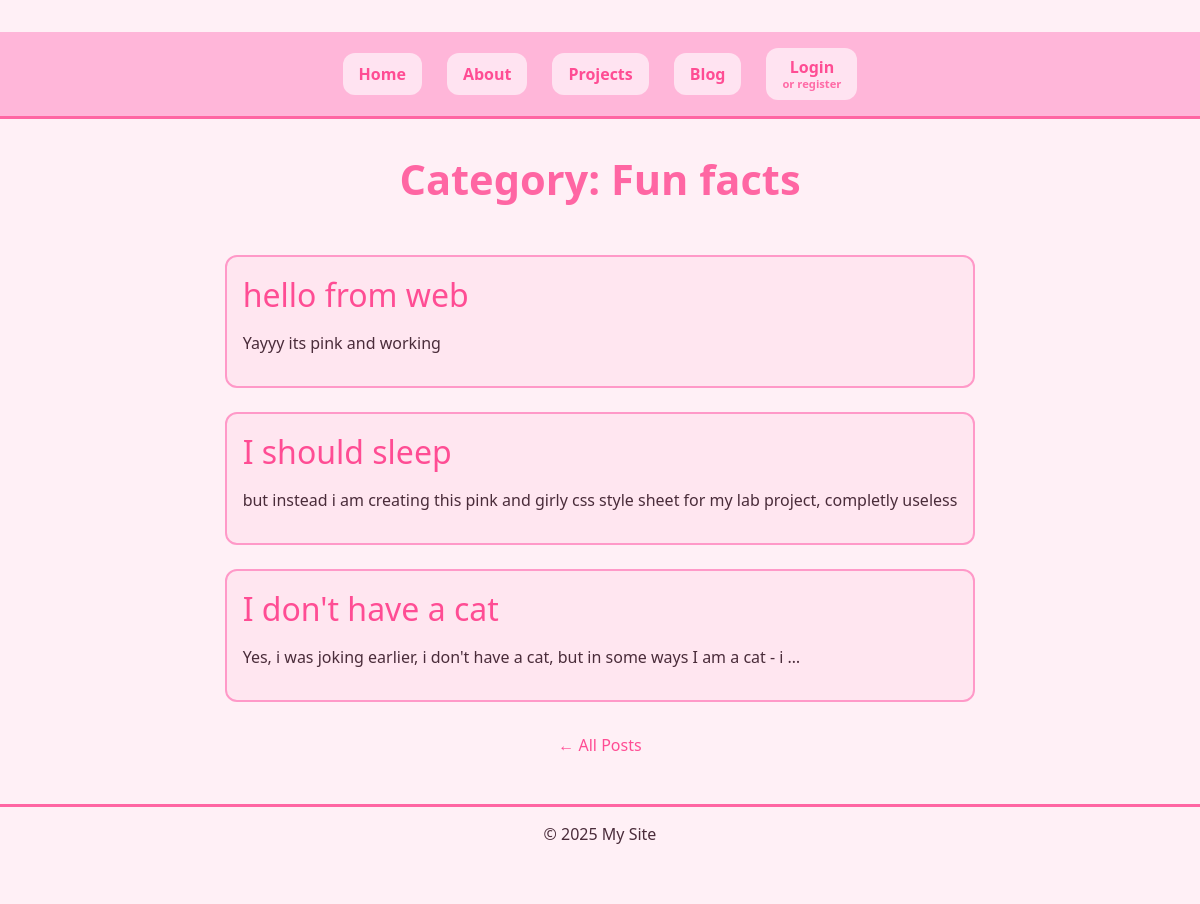
/blog/category/fun-facts/, run on the app's committed database.
### blog/models.py (models this page shows, shortened)
class Category(models.Model):
    name = models.CharField(max_length=100)
    slug = models.SlugField(unique=True)

class Post(models.Model):
    title    = models.CharField(max_length=200)
    slug     = models.SlugField(unique=True)
    body     = models.TextField()
    pub_date = models.DateTimeField(auto_now_add=True)
    category = models.ForeignKey(
        Category,
        on_delete=models.SET_NULL,
        null=True,
        blank=True,
        related_name="posts"
    )
    view_count = models.PositiveIntegerField(default=0)
    class Meta:
        ordering = ["-pub_date"]

### blog/views.py (the view)
# urls.py: path("category/<slug:slug>/", views.category_posts, name="category-posts"),
def category_posts(request, slug):
    category = get_object_or_404(Category, slug=slug)
    posts = category.posts.all()
    return render(request, "blog/category_posts.html", {
        "category": category,
        "posts": posts,
        "categories": Category.objects.all(),  # needed for the sidebar
    })

### blog/templates/blog/category_posts.html (shortened to what this page needs)
{% extends "pages/base.html" %}
{% block content %}
<h1>Category: {{ category.name }}</h1>
<div class="post-list">
    {% for post in posts %}
    <article>
        <h2><a href="{% url 'blog:post-detail' slug=post.slug %}">{{ post.title }}</a></h2>
        <p>{{ post.body|truncatewords:20 }}</p>
    </article>
    {% empty %}
    <p>No posts in this category.</p>
    {% endfor %}
</div>
<p><a href="{% url 'blog:post-list' %}">← All Posts</a></p>
{% endblock %}

### pages/static/pages/style.css (style rules this page uses)
*, *::before, *::after { box-sizing: border-box; margin: 0; padding: 0; }
:root { --font-main: 'Segoe UI', system-ui, sans-serif; --spacing-md: 1rem; --spacing-lg: 2rem; --primary-color: #ff66a3; --text-color: #4a2c3a; --bg-color: lab(96.09% 6.06 -1.08); }
body { font-family: var(--font-main); color: #4a2c3a; background: #fff0f6; font-size: 16px; padding: var(--spacing-lg); display: flex; flex-direction: column; align-items: center; }
h1, h2, h3 { color: #ff66a3; margin-bottom: var(--spacing-md); }
h1 { font-size: 2.6rem; text-align: center; width: 100%; }
h2 { font-size: 2rem; }
a { color: #ff4d94; text-decoration: none; font-weight: 500; }
p { margin-bottom: var(--spacing-md); }
article { flex: 1; background: #ffe6f0; padding: var(--spacing-md); border: 2px solid #ff99c8; border-radius: 12px; }
.post-list { flex: 1; display: flex; flex-direction: column; gap: 1.5rem; }

### data on the page
Category: name "Fun facts"
Post: title "hello from web", body "Yayyy its pink and working"
Post: title "I should sleep", body "but instead i am creating this pink and girly css style sheet for my lab project, completly useless"
Post: title "I don't have a cat", body "Yes, i was joking earlier, i don't have a cat, but in some ways I am a cat - i …"
